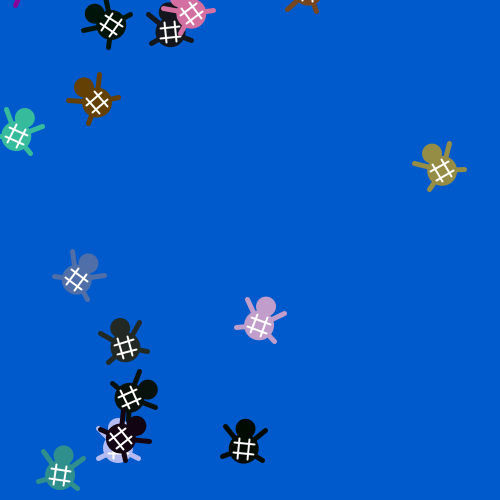
Frame 1 (no input)
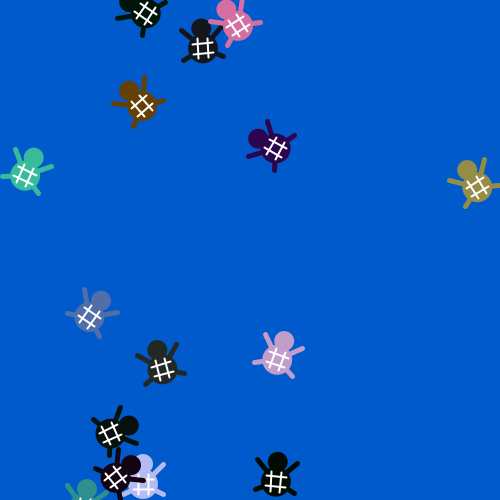
Frame 60 (the mouse pressed at the canvas centre just before this capture)
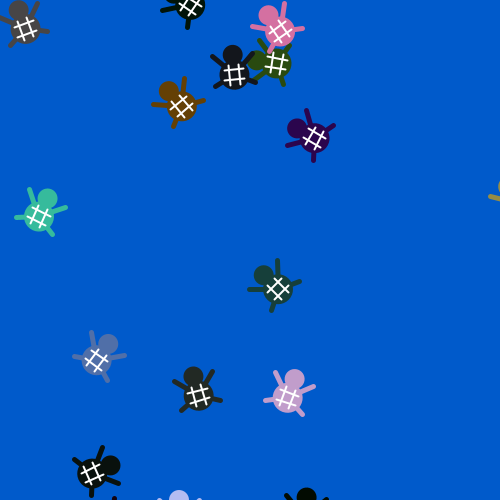
Frame 120 (the mouse held since frame 60 and released just before this capture)

The Processing sketch that drew these frames (run headless with seeded random() and noise(); from frame 60 on, the mouse is pressed at the canvas centre):

// Processing sketch: processing_75166
// ── processing_75166.pde

int n = 50;
Turtle[] Tur;

void setup() {
  size(500, 500);
  smooth();
  colorMode(HSB);
  Tur = new Turtle [n];
  for (int i=0;i<n;i++) {
    Tur [i] = new Turtle ();
  }
}

void draw() {
  background (#005ACB);
  for (int i=0;i<n;i++) {
    Tur [i].draw();
    Tur [i].walk();
    Tur [i].turn();
  }
}

class Turtle {
  color c;
  int x;
  int y;
  int wi;
  int s;
  int angle;

  Turtle() {
    c = color (random(255), random(255), random(255));
    s = 2;
    x = int (random(width));
    y = int (random(height));
    wi = 10;
    angle = 360;
    
  }

  void draw() {
    fill(c);
    stroke(c);
    strokeWeight(5);
    line(x-2*wi, y, x, y+2*wi);
    line(x+2*wi, y, x, y+2*wi);
    line(x-2*wi, y+3*wi, x, y+2*wi);
    line(x+2*wi, y+3*wi, x, y+2*wi);
    noStroke();
    ellipse(x, y, 2*wi, 2*wi);
    ellipse(x, y+2*wi, 3*wi, 3*wi);
    stroke(255);
    strokeWeight(2);
    line(x+5, y+10, x+5, y+30);
    line(x-5, y+10, x-5, y+30);
    line(x+10, y+15, x-10, y+15);
    line(x+10, y+25, x-10, y+25);
  }

  void walk() {
    x += random(s);
    if (x>width) {
      x = -20;
    }
    y += random(s);
    if (y>height) {
      y = -20;
    }
  }
  
  void turn() {
    rotate(angle);
  }
}
